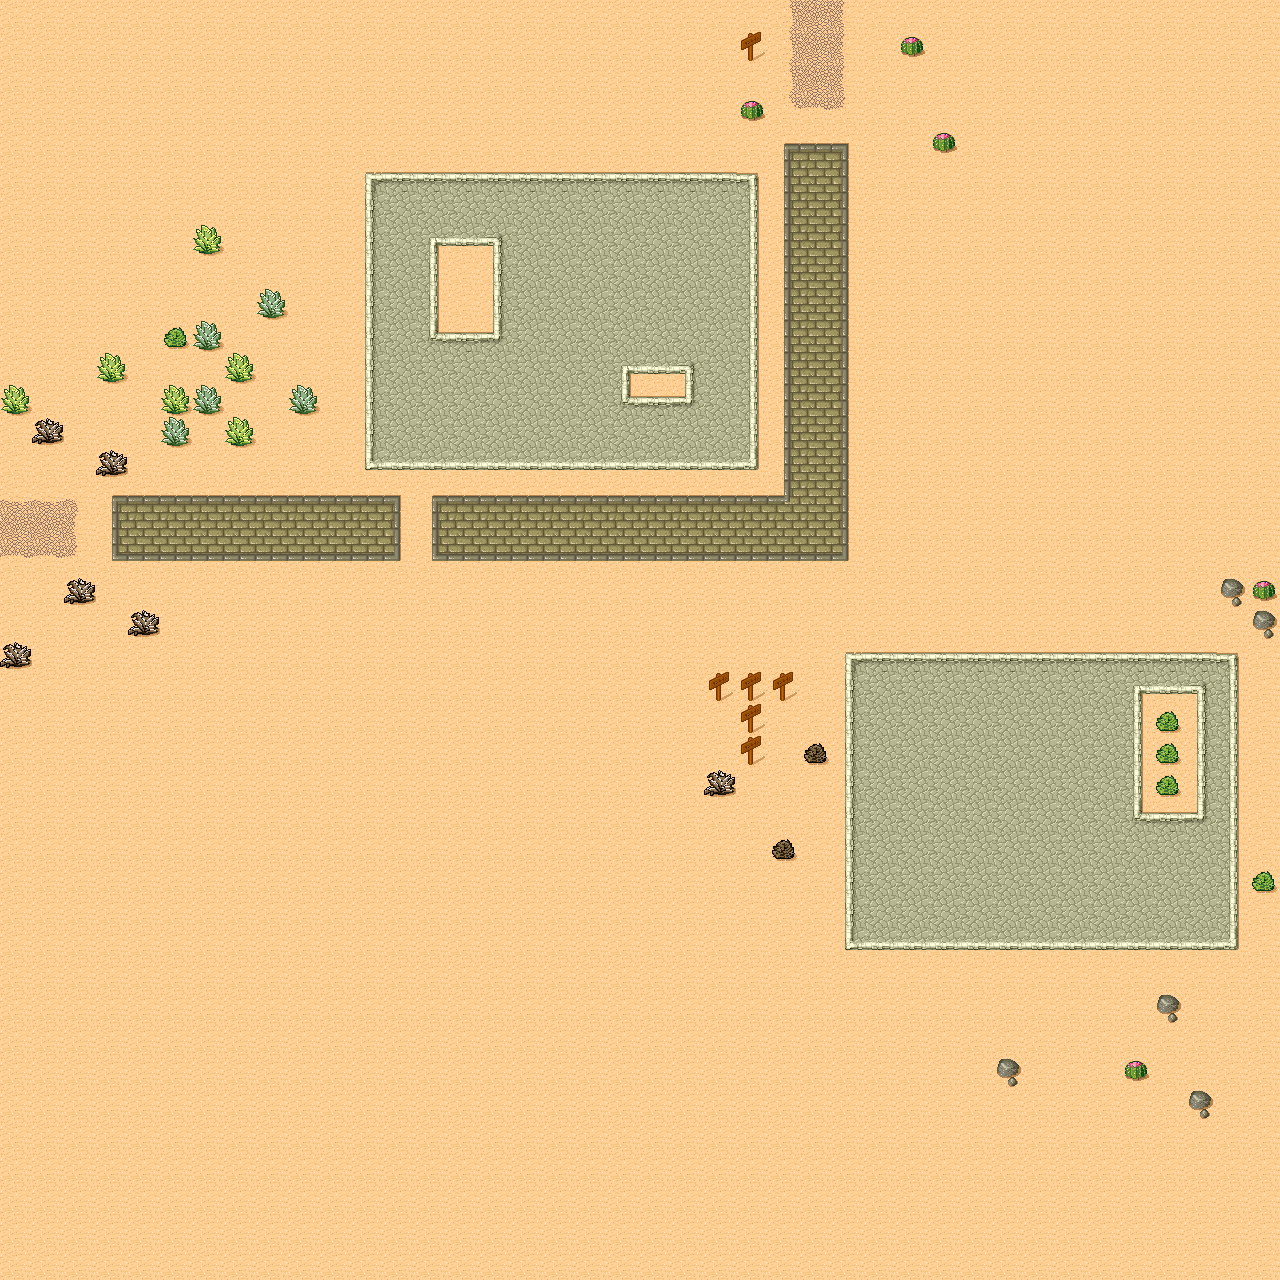

The image is a tile-based game level rendered from a .tmx file. Its description and source (layers, tilesets, objects; grid data summarised) follow:
An orthogonal 40x40 tile map with 32x32 px tiles, 1 tile layer (Ground).

<map version="1.8" tiledversion="1.8.0" orientation="orthogonal" renderorder="right-down" width="40" height="40" tilewidth="32" tileheight="32" infinite="0" nextlayerid="2" nextobjectid="1">
 <tileset firstgid="1" source="desert.tsx" />
 <layer id="1" name="Ground" width="40" height="40">
  <data>[1600 cells, 1600 non-empty, 40 distinct tile ids]</data>
 </layer>
</map>
